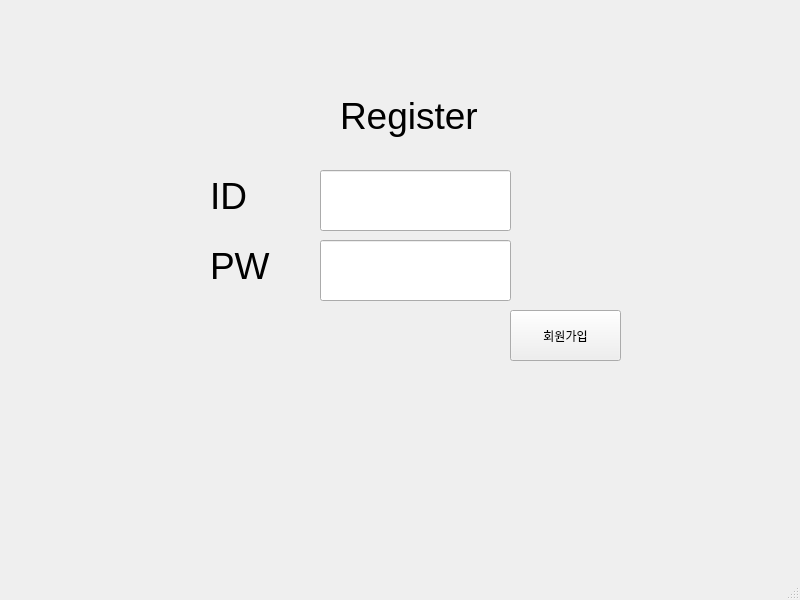
<?xml version="1.0" encoding="UTF-8"?>
<ui version="4.0">
 <class>MainWindow</class>
 <widget class="QMainWindow" name="MainWindow">
  <property name="geometry">
   <rect>
    <x>0</x>
    <y>0</y>
    <width>800</width>
    <height>600</height>
   </rect>
  </property>
  <property name="windowTitle">
   <string>MainWindow</string>
  </property>
  <widget class="QWidget" name="centralwidget">
   <widget class="QLineEdit" name="edit_id">
    <property name="geometry">
     <rect>
      <x>320</x>
      <y>170</y>
      <width>191</width>
      <height>61</height>
     </rect>
    </property>
   </widget>
   <widget class="QLineEdit" name="edit_pw">
    <property name="geometry">
     <rect>
      <x>320</x>
      <y>240</y>
      <width>191</width>
      <height>61</height>
     </rect>
    </property>
   </widget>
   <widget class="QLabel" name="label">
    <property name="geometry">
     <rect>
      <x>210</x>
      <y>180</y>
      <width>81</width>
      <height>31</height>
     </rect>
    </property>
    <property name="font">
     <font>
      <pointsize>28</pointsize>
     </font>
    </property>
    <property name="text">
     <string>ID</string>
    </property>
   </widget>
   <widget class="QLabel" name="label_2">
    <property name="geometry">
     <rect>
      <x>210</x>
      <y>250</y>
      <width>81</width>
      <height>31</height>
     </rect>
    </property>
    <property name="font">
     <font>
      <pointsize>28</pointsize>
     </font>
    </property>
    <property name="text">
     <string>PW</string>
    </property>
   </widget>
   <widget class="QLabel" name="label_3">
    <property name="geometry">
     <rect>
      <x>340</x>
      <y>90</y>
      <width>141</width>
      <height>51</height>
     </rect>
    </property>
    <property name="font">
     <font>
      <pointsize>28</pointsize>
     </font>
    </property>
    <property name="text">
     <string>Register</string>
    </property>
   </widget>
   <widget class="QPushButton" name="btn_register">
    <property name="geometry">
     <rect>
      <x>510</x>
      <y>310</y>
      <width>111</width>
      <height>51</height>
     </rect>
    </property>
    <property name="text">
     <string>회원가입</string>
    </property>
   </widget>
  </widget>
  <widget class="QMenuBar" name="menubar">
   <property name="geometry">
    <rect>
     <x>0</x>
     <y>0</y>
     <width>800</width>
     <height>22</height>
    </rect>
   </property>
  </widget>
  <widget class="QStatusBar" name="statusbar"/>
 </widget>
 <resources/>
 <connections/>
</ui>
